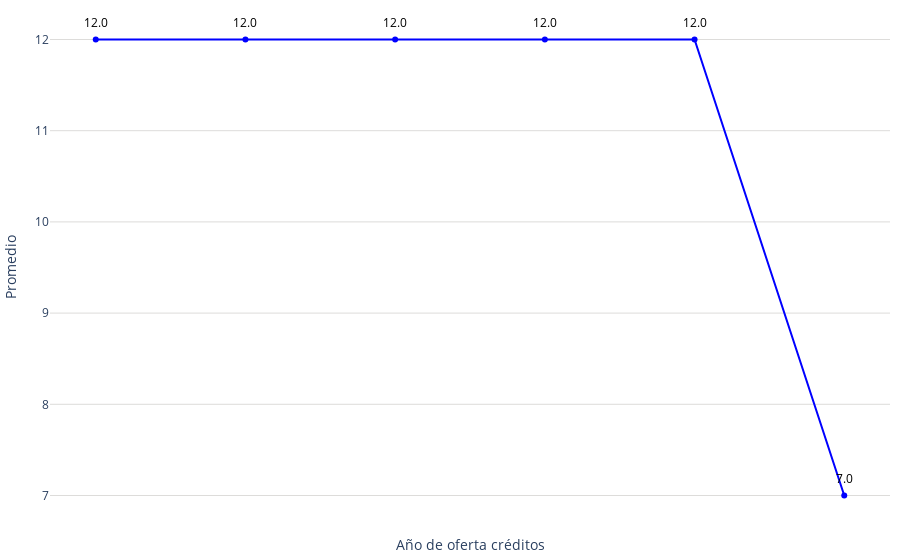

Notebook source saved alongside this figure:
### Code cell
# Obtener los datos
promedio = conteo_all['promedio_creditos']
meses = conteo_all['año']

# Crear figura
fig = go.Figure()
fig.add_trace(go.Scatter(
    x=meses,
    y=promedio,
    mode='markers+lines',
    marker=dict(color='blue'),
))
# Agregar anotaciones para mostrar los valores encima de los puntos
for mes, dia in zip(meses, promedio):
    fig.add_annotation(
        x=mes,
        y=dia,
        text=str(dia),  # Texto que se mostrará (el valor del día)
        showarrow=False,  # No mostrar la flecha
        font=dict(color='black', size=12),  # Estilo del texto
        xshift=0,  # Desplazamiento horizontal del texto
        yshift=17,  # Desplazamiento vertical del texto
        textangle=0  # Ángulo del texto
    )
# Actualizar diseño
fig.update_layout(
    #title='Meses de oferta',
    xaxis_title='Año de oferta créditos',
    yaxis_title='Promedio',
    xaxis=dict(gridcolor='#dddcda', tickmode='array', tickvals=list(range(len(meses))), ticktext=meses),
    yaxis=dict(gridcolor='#dddcda', gridwidth=1),
    plot_bgcolor='rgba(0,0,0,0)',
    margin=dict(l=10, r=10, t=10, b=10),  # Ajusta los márgenes (left, right, top, bottom)   
)

# Exportar gráfica como archivo HTML
def guardar_grafico_como_html(fig, nombre_archivo, carpeta='assets/graficas'):
    # Crear la carpeta si no existe
    if not os.path.exists(carpeta):
        os.makedirs(carpeta)
    
    # Gráfica como archivo HTML en la carpeta especificada
    pio.write_html(fig, f'{carpeta}/{nombre_archivo}.html')

guardar_grafico_como_html(fig, 'g_scatt_MonthSupply', carpeta='assets/graficas')
fig.show()

### Figure 1 — Plotly figure (JSON) as saved in the notebook; plotly's stock layout.template omitted (floating-point values rounded to 4 significant figures)
{"data": [{"marker": {"color": "blue"}, "mode": "markers+lines", "type": "scatter", "x": [2019, 2020, 2021, 2022, 2023, 2024], "y": [12, 12, 12, 12, 12, 7]}], "layout": {"annotations": [{"font": {"color": "black", "size": 12}, "showarrow": false, "text": "12.0", "textangle": 0, "x": 2019, "xshift": 0, "y": 12, "yshift": 17}, {"font": {"color": "black", "size": 12}, "showarrow": false, "text": "12.0", "textangle": 0, "x": 2020, "xshift": 0, "y": 12, "yshift": 17}, {"font": {"color": "black", "size": 12}, "showarrow": false, "text": "12.0", "textangle": 0, "x": 2021, "xshift": 0, "y": 12, "yshift": 17}, {"font": {"color": "black", "size": 12}, "showarrow": false, "text": "12.0", "textangle": 0, "x": 2022, "xshift": 0, "y": 12, "yshift": 17}, {"font": {"color": "black", "size": 12}, "showarrow": false, "text": "12.0", "textangle": 0, "x": 2023, "xshift": 0, "y": 12, "yshift": 17}, {"font": {"color": "black", "size": 12}, "showarrow": false, "text": "7.0", "textangle": 0, "x": 2024, "xshift": 0, "y": 7, "yshift": 17}], "margin": {"b": 10, "l": 10, "r": 10, "t": 10}, "plot_bgcolor": "rgba(0,0,0,0)", "xaxis": {"gridcolor": "#dddcda", "tickmode": "array", "ticktext": [2019, 2020, 2021, 2022, 2023, 2024], "tickvals": [0, 1, 2, 3, 4, 5], "title": {"text": "Año de oferta créditos"}}, "yaxis": {"gridcolor": "#dddcda", "gridwidth": 1, "title": {"text": "Promedio"}}}}
